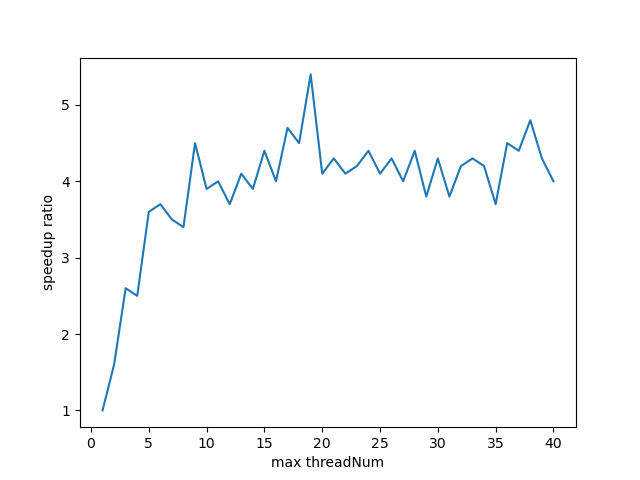

The Python source for this figure:
import matplotlib.pyplot as plt

x = list(range(1, 41))
y = [1, 1.6, 2.6, 2.5, 3.6, 3.7, 3.5, 3.4,
     4.5, 3.9, 4, 3.7, 4.1, 3.9, 4.4, 4,
     4.7, 4.5, 5.4, 4.1, 4.3, 4.1, 4.2, 4.4,
     4.1, 4.3, 4, 4.4, 3.8, 4.3, 3.8, 4.2,
     4.3, 4.2, 3.7, 4.5, 4.4, 4.8, 4.3, 4]

plt.plot(x, y)
plt.xlabel("max threadNum")
plt.ylabel("speedup ratio")
plt.savefig("./graph.png")